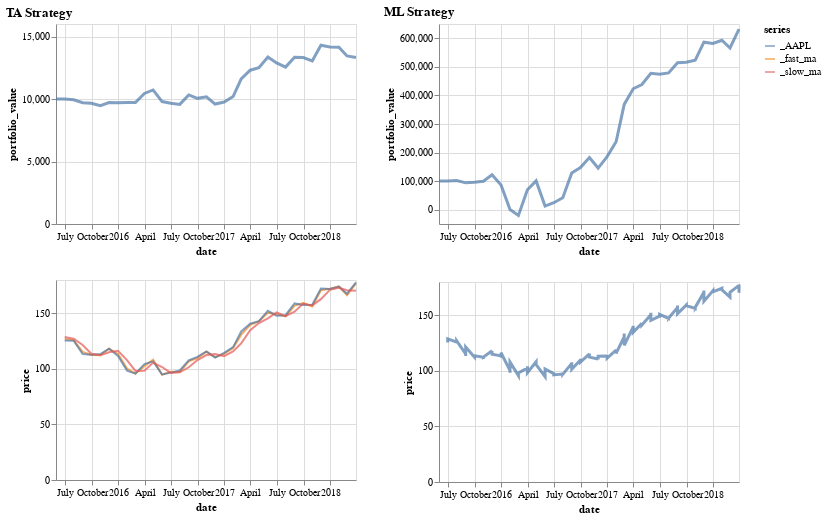

This figure's notebook cell:
### Markdown cell above
## Altair Graphs

### Code cell
select_time = alt.selection(type="interval",encodings=["x"])

portfolio_dma = alt.Chart(dma_series).mark_line(strokeWidth=3, opacity=0.7).encode(
    x="date",
    y='portfolio_value'
).properties(
    width=300,
    height=200
).transform_filter(
    select_time
)

price_dma = alt.Chart(dma_series).mark_line(strokeWidth=2, opacity=0.7).encode(
    x="date",
    y='price',
    color='series',
).properties(
    width=300,
    height=200,
    selection=select_time
)

portfolio_gb = alt.Chart(gb).mark_line(strokeWidth=3, opacity=0.7).encode(
    x="date",
    y='portfolio_value'
).properties(
    width=300,
    height=200
).transform_filter(
    select_time
)

price_gb = alt.Chart(dma_series).mark_line(strokeWidth=3, opacity=0.7).encode(
    x="date",
    y='price'
).properties(
    width=300,
    height=200,
    selection=select_time
)

chart = (portfolio_dma&price_dma).properties(title='TA Strategy') | (portfolio_gb&price_gb).properties(title='ML Strategy')
chart
# chart.save('strategies.png')
